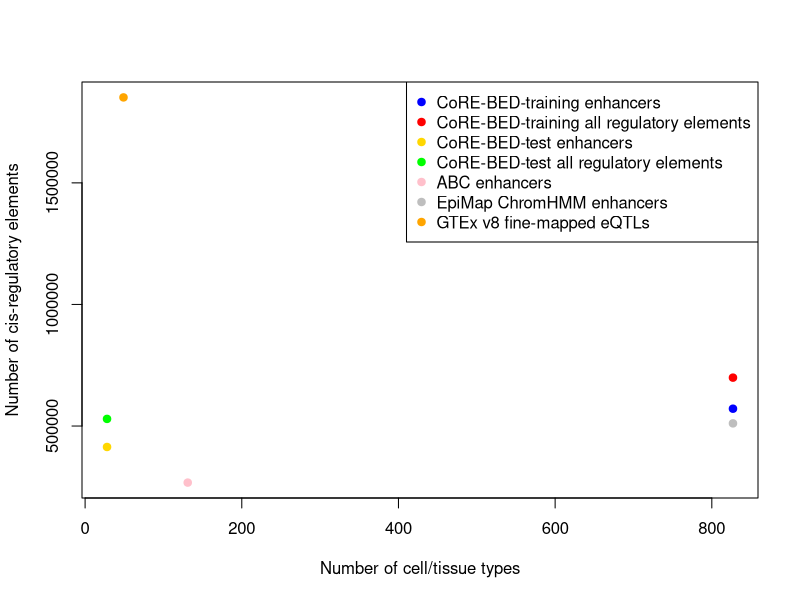

The R script that drew this image:
##Combined
##All regulatory elements
#Construct a data table containing the number of tissues used and regulatory elements for CoRE-BED-test, CoRE-BED-train, ABC, EpiMap ChromHMM, and GTEx v8 eQTLs
num_tissues <- c(827, 827, 28, 28, 131, 827, 49)
num_regs <- c(571226, 698982, 413840, 529303, 267370, 510904, 1851432)
enhancer_names <- c("CoRE-BED-training enhancers", "CoRE-BED-training all regulatory elements", "CoRE-BED-test enhancers", "CoRE-BED-test all regulatory elements", "ABC enhancers", "EpiMap ChromHMM enhancers", "GTEx v8 fine-mapped eQTLs")

enhancer_df <- data.frame(num_tissues, num_regs, enhancer_names)

pdf("combined_all_regs_tissues_vs_elements_scatter_train_test.pdf")
colors <- c("blue",
            "red",
            "gold",
            "green",
            "pink",
            "gray",
            "orange")
reordered_groups <- factor(enhancer_names, levels = c("CoRE-BED-training enhancers",
"CoRE-BED-training all regulatory elements",
"CoRE-BED-test enhancers",
                                             "CoRE-BED-test all regulatory elements",
                                             "ABC enhancers",
                                             "EpiMap ChromHMM enhancers",
                                             "GTEx v8 fine-mapped eQTLs"))
plot(num_tissues, num_regs,
     pch = 19,
     xlab = "Number of cell/tissue types",
     ylab = "Number of cis-regulatory elements",
     col = colors)

# Legend
legend("topright",
       legend = enhancer_names,
       pch = 19,
       col = colors)
dev.off()